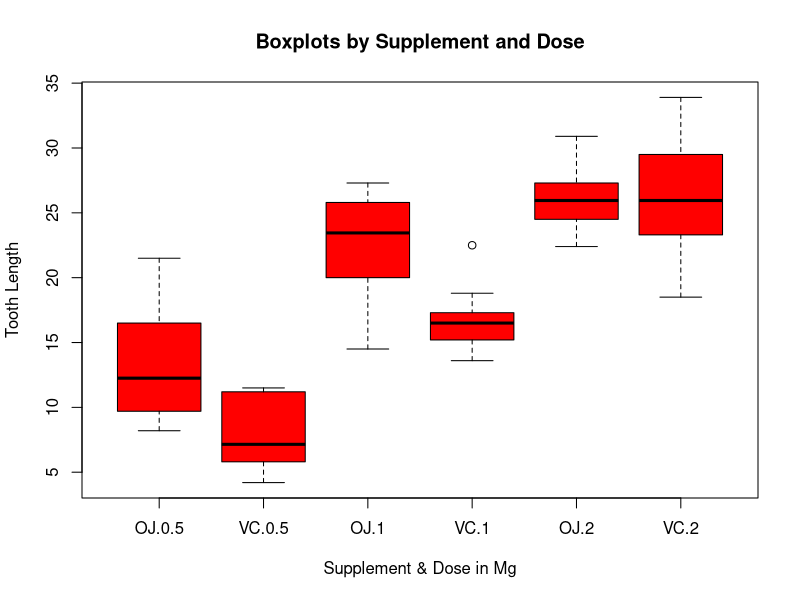

Reproduce this figure in R.
## ---- chunk 1
library(datasets)
data(ToothGrowth)
str(ToothGrowth)
ToothGrowth$dose <- as.factor(ToothGrowth$dose)
summary(ToothGrowth)
## ---- chunk 2
boxplot(len ~ supp * dose, ToothGrowth, col="red", ylab="Tooth Length", xlab="Supplement & Dose in Mg", main="Boxplots by Supplement and Dose")
## ---- chunk 3
t.test(len ~ supp, ToothGrowth[ToothGrowth$dose==0.5,])
## ---- chunk 4
t.test(len ~ supp, ToothGrowth[ToothGrowth$dose==1.0,])
## ---- chunk 5
t.test(len ~ supp, ToothGrowth[ToothGrowth$dose==2.0,])
